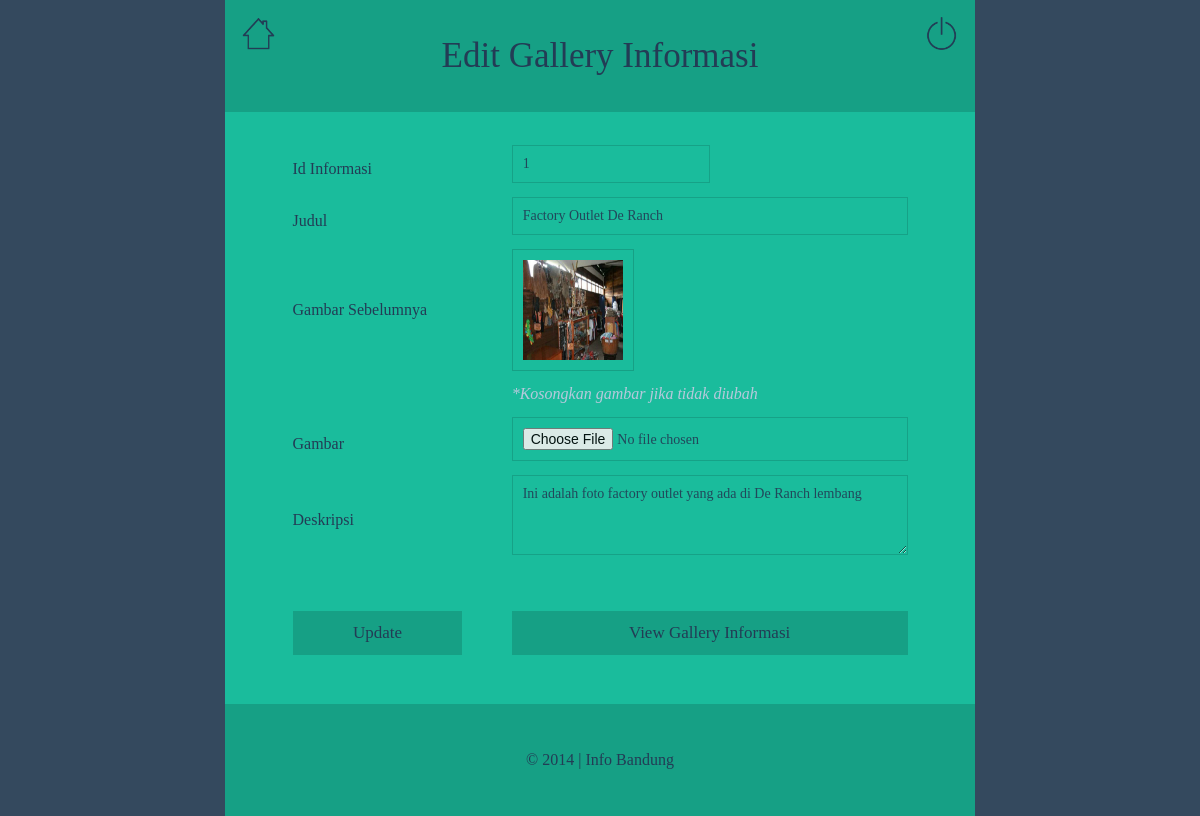
Screenshot of /info-bandung-admin/edit-gallery/edit.php?id_gambar=1 with the database file from the repository.
### tables this page shows
CREATE TABLE IF NOT EXISTS `t_gambar` (
  `id_gambar` int(20) NOT NULL AUTO_INCREMENT,
  `id_informasi` int(20) NOT NULL,
  `judul` varchar(50) NOT NULL,
  `gambar` varchar(250) NOT NULL,
  `deskripsi` text NOT NULL,
  PRIMARY KEY (`id_gambar`)
);

### info-bandung-admin/edit-gallery/edit.php (the view, shortened to what this page needs)
<html>
<head>
	<link rel="stylesheet" href="../css/style.css" />
</head>
<body>
	<?php
	$id_gambar=$_GET['id_gambar'];
	$row=mysql_fetch_array(mysql_query("select * from t_gambar where id_gambar='$id_gambar'"));
	$id_informasi=$row['id_informasi'];
	$judul=$row['judul'];
	$gambar=$row['gambar'];
	$deskripsi=$row['deskripsi'];
	?>
	<div class="content">
		<header>
			<div class="judul">
				<div id="kanan">
					<a href= "../login/logout.php">
						<img src="../gambar/shutdown1.png" id="shutdown" title="Logout">
					</a>
				</div>
				<div id="kiri">
					<a href="../index.php">
						<img src="../gambar/home1.png" id="rumah" title="Home">
					</a>
				</div>
				<center>
					<h3>Edit Gallery Informasi</h3>
				</center>
			</div>
		</header>
		<div class="isi">
			<div class="box">
				<div id="formwrap">
					<form  id="submitform" action="update.php" enctype="multipart/form-data" method="post" name="postform">
						<center>
							<table>
								<tr>
									<td width="125">Id Informasi</td>
									<td width="30">&nbsp;</td>
									<td width="292"><input type="text" class="formstyle-id" name="id_informasi" value="<?php echo $id_informasi; ?>" size="30"/></td>
								</tr>
								<tr>
									<td width="125">Judul</td>
									<td width="30">&nbsp;</td>
									<td width="292"><input type="text" class="formstyle" name="judul" value="<?php echo $judul; ?>" size="30"/></td>
								</tr>
								<tr>
									<td>Gambar Sebelumnya</td>
									<td>&nbsp;</td>
									<td>
										<img src="../../gambar/info_bandung/gallery/<?php echo $gambar;?>" id="gambar-sebelumnya" width="100" height="100">
									</td>
								</tr>
								<tr>
									<td></td>
									<td></td>
									<td><i><font color="#b6c9dc">*Kosongkan gambar jika tidak diubah </font></i></td>
								</tr>
								<tr>
									<td>Gambar </td>
									<td>&nbsp;</td>
									<td><input type="file" class="formstyle" name="gambar" size="30"/></td>
								</tr>
								<tr>
									<td width="125">Deskripsi</td>
									<td width="30">&nbsp;</td>
									<td width="292"><textarea class="formstyle" name="deskripsi" cols="20" rows="5"><?php echo $deskripsi; ?></textarea></td>
								</tr>
								<tr>
									<td colspan="3"><p></p></td>
								</tr>
								<tr>
									<td><input type="submit" class="formstyletwo" name="submit"  value="Update" onclick="return confirm('Apakah Anda yakin akan mengubah data?')"/></td>
									<td>&nbsp;</td>
									<td>
										<a href="view_data.php">
											<input type="button" class="formstyletwo"  value="View Gallery Informasi">
										</a>
									</td>
								</tr>
							</table>
						</center>
					</form>
				</div>
			</div>
		</div>
		<div class="footer">
			<center>
				<ul id ="footer-links">
					<li>
						<p>&copy 2014 | Info Bandung</p>
					</li>
				</ul>
			</center>
		</div>
	</div>
</body>
</html>

### info-bandung-admin/css/style.css (style rules this page uses)
html { background-color:#34495e; background-repeat:no-repeat; background-position:top; -webkit-background-size: cover; -moz-background-size: cover; -o-background-size: cover; background-size: cover; font-family:Corbert; font-weight:lighter; color:#233c55; }
body { margin:0; }
a { text-decoration:none; color:#233c55; }
h3 { font-size:35px; text-align:center; font-weight:lighter; color:#233c55; margin-bottom:35px; margin-top:35px; }
img#rumah { width:35px; height:35px; border-radius:0px; margin:5px; padding:8px; border:2px solid #16a085; background-color:none; float:left; }
img#shutdown { width:35px; height:35px; border-radius:0px; margin:5px; padding:8px; border:2px solid #16a085; background-color:none; float:right; }
ul#footer-links { list-style:none; margin:0px; padding:20px; }
ul#footer-links li { list-style:none; text-align:center; position:relative; padding:10px; }
.footer p { text-decoration:none; font-size:12pt; font-family:arial; color:#233c55; font-family:Corbert; }
.footer { background-color:#16a085; border:1px solid #16a085; }
.content { padding:0px; border:none; bottom: 0; right: 0; top: 0; left:0; margin-left: auto; margin-right: auto; left: 0; right: 0; width: 750px; height:auto; border:none; }
table { width:90%; border:none; }
tr { height:40px; }
.isi { margin:auto; padding:30px; border-radius: 0px; border:2px solid #233c55; background-color:#1abc9c; border:none; }
.judul { background-color:#16a085; border:1px solid #16a085; }
#formwrap { width:100%; margin:0px; padding:0px; border:none; }
.formstyle { border: 1.7px solid #16a085; color: #233c55; font-size:14px; font-family:Corbert; font-weight:lighter; width: 100%; background-color:#1abc9c; background-image:none; margin-bottom:10px; opacity:0.9; padding-bottom: 10px; padding-left: 10px; padding-right: 0; padding-top: 10px; -webkit-transition: all 0.4s ease-in-out; -moz-transition: all 0.4s ease-in-out; -o-transition: all 0.4s ease-in-out; -ms-transition: all 0.4s ease-in-out; transition: all 0.4s ease-in-out; border-radius:0px; }
.formstyletwo { color: #233c55; font-family:Corbert; font-size:17px; font-family:Corbert; font-weight:lighter; text-align:center; width:100%; background-color:#16a085; border:0px; padding:10px; border:2px solid #16a085; }
textarea { border: 1px solid #ccc; color: #000; font-family:Corbert; font-size:14px; width:95%; height:80px; background-color:rgba(255,255,255,1); background-image:none; margin-bottom:10px; border-radius:2px; padding-bottom: 10px; padding-left: 10px; padding-right: 0; padding-top: 10px; opacity:0.9; -webkit-transition: all 0.4s ease-in-out; -moz-transition: all 0.4s ease-in-out; -o-transition: all 0.4s ease-in-out; -ms-transition: all 0.4s ease-in-out; transition: all 0.4s ease-in-out; }
.box { width:100%; padding-bottom: 0px; padding-left: 0px; padding-right: 0px; padding-top: 0px; border:none; margin-bottom: 0px; margin-left: 0px; margin-right: 0px; margin-top: 0px; }
img#gambar-sebelumnya { border: 1.7px solid #16a085; padding:10px; }
.formstyle-id { border: 1.7px solid #16a085; color: #233c55; font-size:14px; font-family:Corbert; font-weight:lighter; width: 50%; background-color:#1abc9c; background-image:none; margin-bottom:10px; opacity:0.9; padding-bottom: 10px; padding-left: 10px; padding-right: 0; padding-top: 10px; -webkit-transition: all 0.4s ease-in-out; -moz-transition: all 0.4s ease-in-out; -o-transition: all 0.4s ease-in-out; -ms-transition: all 0.4s ease-in-out; transition: all 0.4s ease-in-out; border-radius:0px; }

### rows the page displays
t_gambar: id_informasi "1", judul "Factory Outlet De Ranch", gambar (picture), deskripsi "Ini adalah foto factory outlet yang ada di De Ranch lembang"
